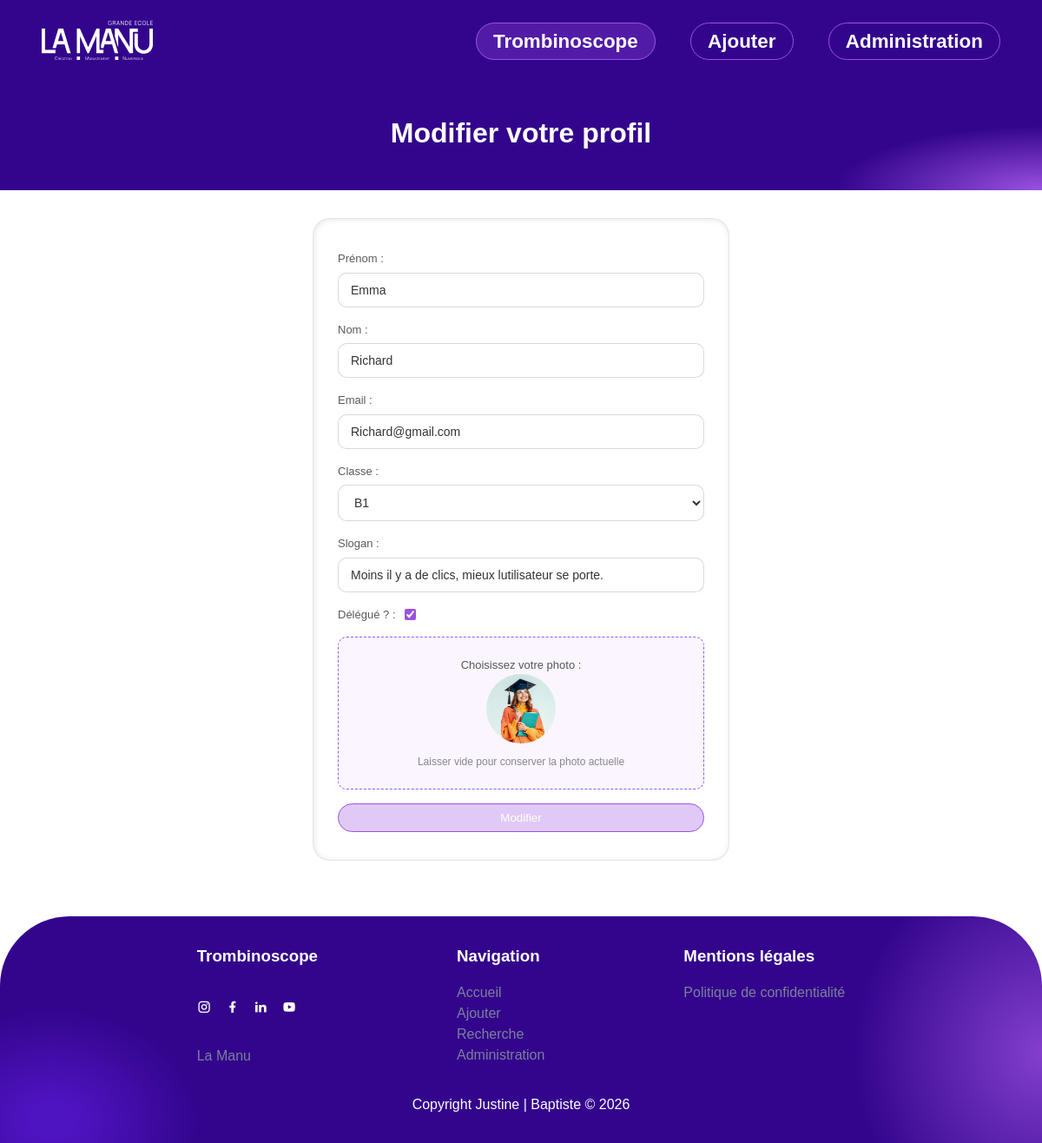
Screenshot of /source/pages/edit_student.php?id=44 with the database file from the repository.
### tables this page shows
CREATE TABLE `student` (
  `student_id` int NOT NULL,
  `first_name` varchar(255) DEFAULT NULL,
  `last_name` varchar(255) DEFAULT NULL,
  `email` varchar(255) NOT NULL,
  `slogan` varchar(255) DEFAULT NULL,
  `photo_path` varchar(255) NOT NULL,
  `is_delegate` tinyint(1) DEFAULT NULL,
  `is_alternance` tinyint(1) DEFAULT NULL,
  `status` varchar(50) DEFAULT 'en_attente',
  `submitted_at` datetime DEFAULT CURRENT_TIMESTAMP,
  `class_id` int NOT NULL,
  `admin_id` int DEFAULT NULL
);

CREATE TABLE `class` (
  `class_id` int NOT NULL,
  `start_date` date DEFAULT NULL,
  `end_date` date DEFAULT NULL,
  `name` varchar(255) DEFAULT NULL,
  `level_id` int NOT NULL,
  `speciality_id` int DEFAULT NULL
);

### source/functions/modifyStudent.php (called while the page is built, shortened)
<?php
function studentSet($db, $studentId)
{
    $sql = "SELECT * FROM `student` WHERE student_id = :id";
    $stmt = $db->prepare($sql);
    $stmt->bindValue(':id', $studentId, PDO::PARAM_INT);
    $stmt->execute();
    return $stmt->fetch(PDO::FETCH_ASSOC);
}

### source/pages/edit_student.php (the view, shortened to what this page needs)
<?php
include_once('../partials/header.php');
include_once __DIR__ . '/../functions/modifyStudent.php';
$studentId = filter_input(INPUT_GET, 'id', FILTER_SANITIZE_NUMBER_INT);
$db = db();
$classes = $db->query("SELECT class_id, name FROM class ORDER BY class_id")->fetchAll(PDO::FETCH_ASSOC);
$studentData = studentSet($db, $studentId);
?>
<div class="upper-band">
    <h1>Modifier votre profil</h1>
</div>
<div class="editForm">
    <section class="log">
        <form action="" method="POST" enctype="multipart/form-data">
            <div class="form">
                <div>
                    <label for="first_name">Prénom : </label>
                    <input
                        type="text"
                        id="first_name"
                        name="first_name"
                        placeholder="Entrez votre prénom"
                        value="<?= htmlspecialchars($studentData['first_name'] ?? '') ?>"
                        required />
                </div>
                <div>
                    <label for="last_name">Nom : </label>
                    <input
                        type="text"
                        id="last_name"
                        name="last_name"
                        placeholder="Entrez votre nom"
                        value="<?= htmlspecialchars($studentData['last_name'] ?? '') ?>"
                        required />
                </div>
                <div>
                    <label for="email">Email : </label>
                    <input
                        type="email"
                        id="email"
                        name="email"
                        placeholder="Entrez votre email"
                        value="<?= htmlspecialchars($studentData['email'] ?? '') ?>"
                        required />
                </div>
                <div>
                    <label for="class_id">Classe : </label>
                    <select id="class_id" name="class_id" required>
                        <?php foreach ($classes as $class) { ?>
                            <option
                                value="<?= $class['class_id'] ?>"
                                <?= ($studentData['class_id'] == $class['class_id']) ? 'selected' : '' ?>>
                                <?= htmlspecialchars($class['name']) ?>
                            </option>
                        <?php } ?>
                    </select>
                </div>
                <div>
                    <label for="slogan">Slogan : </label>
                    <input
                        type="text"
                        id="slogan"
                        name="slogan"
                        placeholder="Entrez votre slogan"
                        value="<?= htmlspecialchars($studentData['slogan'] ?? '') ?>"
                        required />
                </div>
                <div>
                    <label for="is_delegate">Délégué ? : </label>
                    <input
                        type="checkbox"
                        id="is_delegate"
                        name="is_delegate"
                        <?= ($studentData['is_delegate'] ?? false) ? 'checked' : '' ?> />
                </div>
                <div class="zonephoto">
                    <label for="photo_path">Choisissez votre photo :
                        <?php if (!empty($studentData['photo_path'])) { ?>
                            <img src="../<?= htmlspecialchars($studentData['photo_path']) ?>" alt="Photo actuelle" />
                        <?php } ?>
                        <small>Laisser vide pour conserver la photo actuelle</small>
                    </label>
                </div>
                <button type="submit" name="modify" class="btn-cta">Modifier</button>
            </div>
        </form>
    </section>
</div>
<?php include_once('../partials/footer.php'); ?>

### assets/css/style.css (style rules this page uses)
* { margin: 0; padding: 0; box-sizing: border-box; }
:root { --blue: #33058d; --purple: #8861ff; --green: #3ab800; --pink: #9b51e0; --orange: #f59e0b; --red: #ff0000; --lightBlue: #8aabff; --lightpurple: #9b51e04e; --lightGreen: #3ab8008e; --lightRed: #ff000050; --bgNav: #13161d; --bg: #ffffff; --text: #000000c5; --mutedText: #7b8099; --border: rgba(0, 0, 0, 0.05); --borderHover: rgba(255, 255, 255, 0.14); --bgCard: #181c26e9; }
body { font-family: Arial, sans-serif; line-height: 1.5; background-color: var(--bg); min-height: 100vh; display: flex; flex-direction: column; color: var(--text); }
section { padding: 0 2rem; margin-bottom: 2rem; }
.btn-cta { padding: 0.5rem 1.2rem; border: 1px solid var(--pink); border-radius: 40px; background-color: var(--lightpurple); color: var(--bg); }
.upper-band { color: var(--bg); padding: 3rem; text-align: center; background: radial-gradient( ellipse 33% 94% at 100% 100%, rgba(155, 81, 224, 1.5) 0%, transparent 60% ); background-color: var(--blue); display: flex; flex-direction: column; justify-content: center; gap: 25%; align-items: center; line-height: 1.1; }
.form { display: flex; flex-direction: column; }
.zonephoto { border: 1.5px dashed var(--purple); border-radius: 10px; background: rgba(180, 120, 255, 0.07); padding: 22px 14px; text-align: center; cursor: pointer; transition: background 0.2s, border-color 0.2s; position: relative; min-height: 70px; display: flex; align-items: center; justify-content: center; }
.zonephoto label { display: flex; flex-direction: column; align-items: center; }
.editForm { display: flex; justify-content: center; flex-direction: column; align-items: center; padding: 2rem 1rem; }
.editForm .log { width: 100%; max-width: 480px; padding: 36px 28px 32px; background: white; border-radius: 20px; border: 1px solid rgba(128, 128, 128, 0.2); box-shadow: inset 1px 1px 6px rgba(128, 128, 128, 0.2); }
.editForm .form > div { display: flex; flex-direction: column; gap: 6px; margin-bottom: 16px; }
.editForm .form label { font-size: 13px; color: rgba(0, 0, 0, 0.65); }
.editForm .form input, .editForm .form select { background: rgba(255, 255, 255, 0.65); border: 0.5px solid rgba(0, 0, 0, 0.15); border-radius: 10px; padding: 11px 14px; color: #333; font-size: 14px; outline: none; transition: border-color 0.2s, background 0.2s; }
.editForm .form input::placeholder { color: var(--mutedText); }
.editForm .form input[type="checkbox"] { width: auto; padding: 0; box-shadow: none; accent-color: var(--pink); }
.editForm .form div:has(input[type="checkbox"]) { flex-direction: row; align-items: center; gap: 10px; }
.editForm .form img { width: 80px; height: 80px; object-fit: cover; border-radius: 100%; margin-bottom: 8px; display: block; }
.editForm .form small { font-size: 12px; color: rgba(0, 0, 0, 0.45); margin-top: 4px; }
@media (min-width: 1106px) { .upper-band { flex-direction: row; } }

### rows the page displays
student: first_name "Emma", last_name "Richard", email "Richard@gmail.com", class_id "B1", slogan "Moins il y a de clics, mieux lutilisateur se porte.", is_delegate "☑", photo_path (picture)
